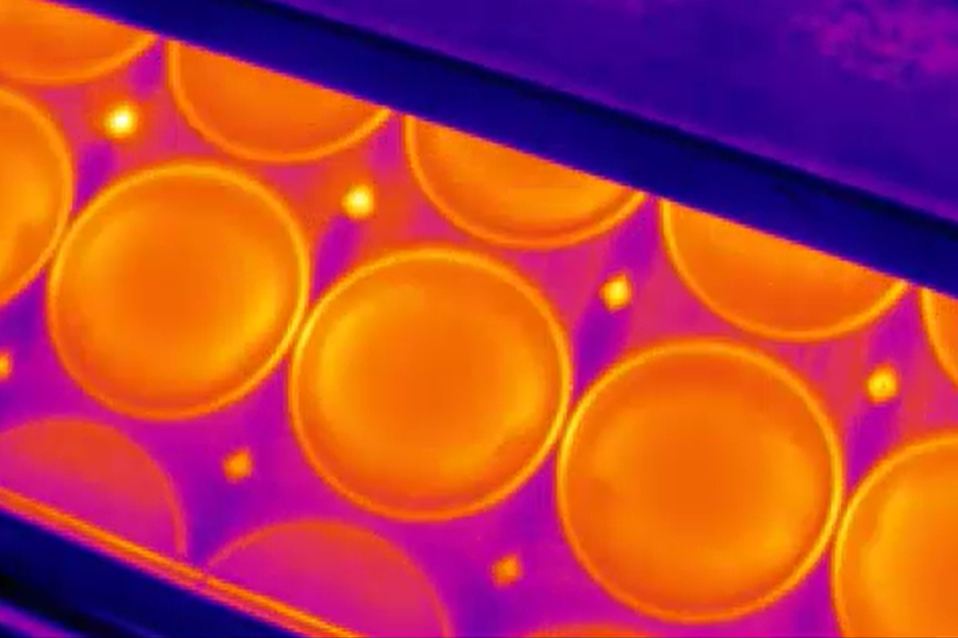
#> input picture Images/image1.png, 958 x 638 px, found by its file name
$ python test_per_image.py
#> lines starting #> are read from the running program, lines starting #| are printed output that depends on the picture
import cv2
import numpy as np
import matplotlib.pyplot as plt

# Load image
image = cv2.imread("images/image1.png")
#> image is the input picture: shape (638, 958, 3); mean B, G, R 64, 64.2, 182.5

height, width, channels = image.shape
#> height = 638; width = 958; channels = 3

# Determine the aspect ratio of the image
aspect_ratio = width / height
#> aspect_ratio = 1.5
new_width = 800
new_height = int(new_width / aspect_ratio)
#> new_height = 532
# The original input image is resized while maintaining aspect ratio so that
# parameters of Hough circles function are the same
image = cv2.resize(image, (new_width, new_height))
#> image: shape (532, 800, 3)

resized_image = image.copy()  # Make a copy for displaying the resized image
gray = cv2.cvtColor(image, cv2.COLOR_BGR2GRAY)
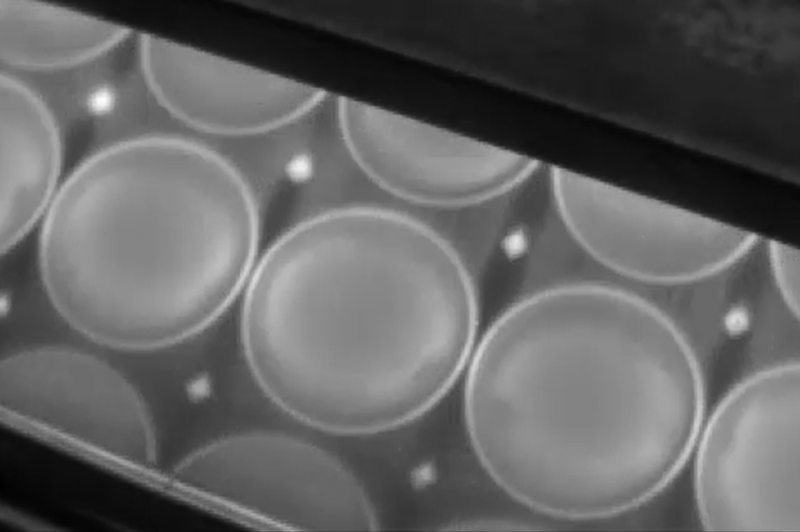
#> gray: shape (532, 800); min 1, max 253, mean 99.5

# Apply GaussianBlur to reduce noise and improve contour detection
blurred = cv2.GaussianBlur(gray, (5, 5), 0)

# Define a convolution kernel (filter)
kernel1 = np.array([[1, 2, 1],
                    [0, 0, 0],
                    [-1, -2, -1]])

# Apply convolution using the filter
convolved_image = cv2.filter2D(blurred, -1, kernel1)
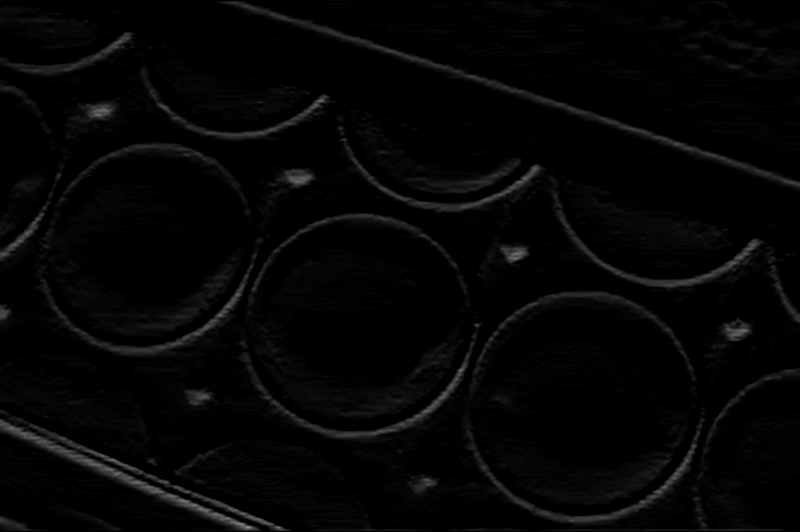
#> convolved_image: shape (532, 800); min 0, max 141, mean 4.9

new_convolved_height, new_convolved_width = convolved_image.shape
#> new_convolved_height = 532; new_convolved_width = 800
bottom_border = np.array([0, new_convolved_height, new_convolved_width, new_convolved_height ])
#> bottom_border = [0, 532, 800, 532]
left_border = np.array([0, 0, 0, new_convolved_height ])
#> left_border = [0, 0, 0, 532]
lines = []
lines.append(left_border)
lines.append(bottom_border)

linesP = cv2.HoughLinesP(convolved_image, 1, np.pi / 180, 50, 1, 400, 0)
#> linesP = [[215, 1, 697, 148]]


# Draw the hough lines and borders
if linesP is not None:
    leng = len(linesP)
#> leng = 1
    for i in range(0, len(linesP)):
        l = linesP[i][0]
        cv2.line(resized_image, (l[0], l[1]), (l[2], l[3]), (0,255,0), 5, cv2.LINE_AA)
        lines.append(l)
#> this loop made 1 pass
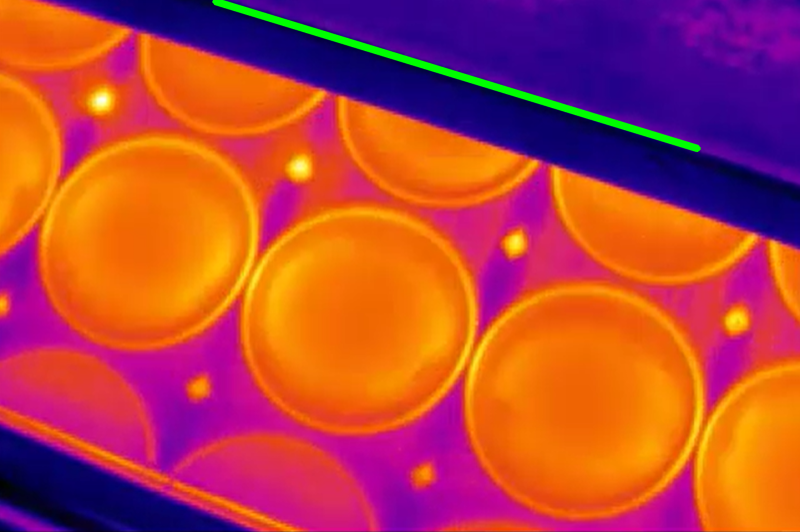
#> resized_image: shape (532, 800, 3); mean B, G, R 63.1, 66.3, 182.2
#> after the loop, lines = [[0, 0, 0, 532], [0, 532, 800, 532], [215, 1, 697, 148]]
cv2.line(resized_image, (bottom_border[0], bottom_border[1]), (bottom_border[2], bottom_border[3]), (0,255,0), 10, cv2.LINE_AA)
cv2.line(resized_image, (left_border[0], left_border[1]), (left_border[2], left_border[3]), (0,255,0), 10, cv2.LINE_AA)
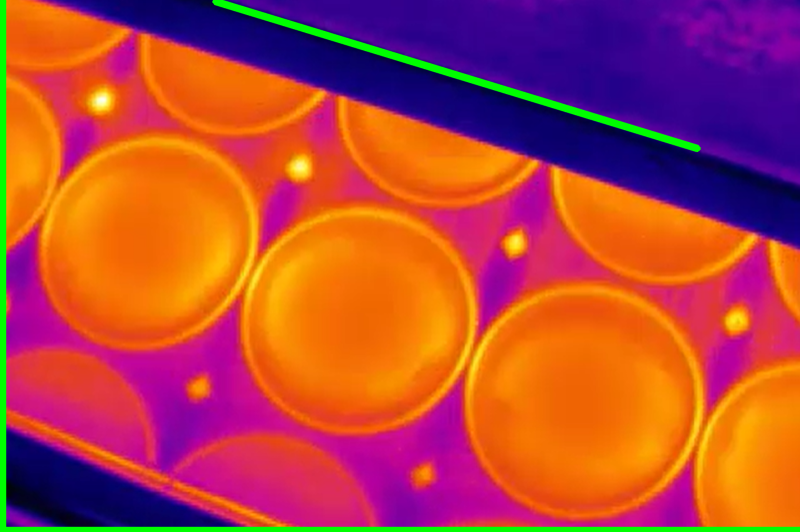
#> resized_image: shape (532, 800, 3); mean B, G, R 61.7, 70, 179.3


# Use HoughCircles to detect circles
circles = cv2.HoughCircles(
     blurred, cv2.HOUGH_GRADIENT, dp=1.0, minDist=200, param1=50, param2=45, minRadius=100, maxRadius=200
)
#> circles = [[583.5, 402.5, 118.1], [358.5, 325.5, 110.7], [144.5, 237.5, 113.8]]

if circles is not None:
    circles = np.uint16(np.around(circles))
#> circles = [[584, 402, 118], [358, 326, 111], [144, 238, 114]]
    for i in circles[0, :]:
        x = i[0]
        y = i[1]
        r = i[2]
        # [8 lines of commented-out code are left out]
        fontH=1
        fontT=1
        #perimeter_str= str(round(perimeter, 2))
        #area_str = str(round(area, 2))
        #radius_str = str(round(r, 2))
        myFont=cv2.FONT_HERSHEY_DUPLEX
        #cv2.putText(image, area_str, (x - 60,y), myFont, fontH, (0,255,255), fontT)
        #cv2.putText(image, perimeter_str, (x - 60,y-30), myFont, fontH, (0,255,255), fontT)

        filtered = True
        if lines is not None:
            for line in lines:
                x1 = line[0]
                y1 = line[1]
                x2 = line[2]
                y2 = line[3]

                # Calculate the distance between the circle center and the line
                distance = np.abs((x2 - x1) * (y1 - y) - (x1 - x) * (y2 - y1)) / np.sqrt((x2 - x1) ** 2 + (y2 - y1) ** 2)

                radius_str = str(round(r, 2))
                cv2.putText(image,"radius = " +  radius_str, (x - 90,y), myFont, fontH, (0,255,255), fontT)


                # Check if the distance is within a threshold w.r.t radius
                if distance - r < -10:
                    filtered = False
                    break
                else:
                    continue

        if filtered == True:
            # Draw the outer circle
            cv2.circle(image, (x, y), r, (255, 0, 0), 5)
            # Draw the center of the circle
            cv2.circle(image, (x, y), 2, (0, 0, 255), 3)
#> this loop made 3 passes
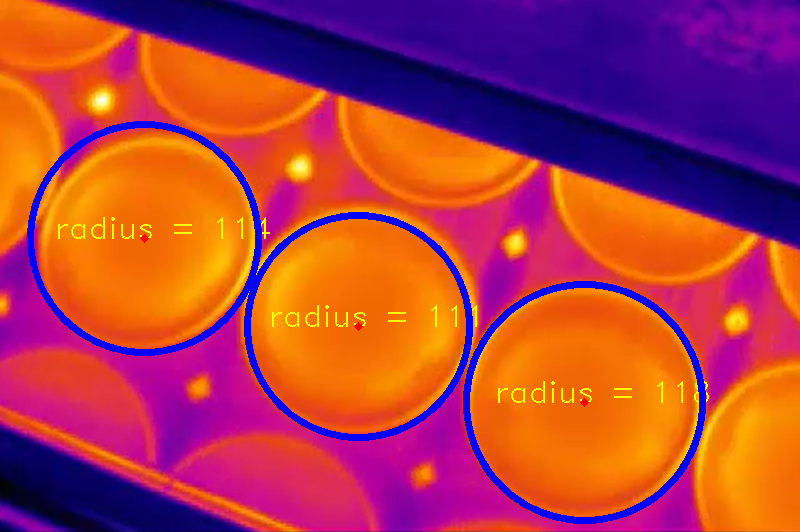
#> image: shape (532, 800, 3); mean B, G, R 71.5, 61.3, 174.3


# Display the resized, blurred, Sobel Y filtered and circle detection
plt.figure(figsize=(10, 7))

plt.subplot(1, 4, 1)
plt.imshow(resized_image, cmap='gray')
plt.title("Resized Image")


plt.subplot(1, 4, 2)
plt.imshow(blurred, cmap='gray')
plt.title("Blurred Image")

plt.subplot(1, 4,3)
plt.imshow(image, cmap='gray')
plt.title("Circle Detection")

plt.subplot(1, 4, 4)
plt.imshow(convolved_image, cmap='gray')
plt.title("Sobel Y filter")

plt.tight_layout()


plt.show()
#> figure, not shown here; B, G, R data is drawn as R, G, B


cv2.waitKey(0)
cv2.destroyAllWindows()

$ run again, with Images/image2.png copied over Images/image1.png
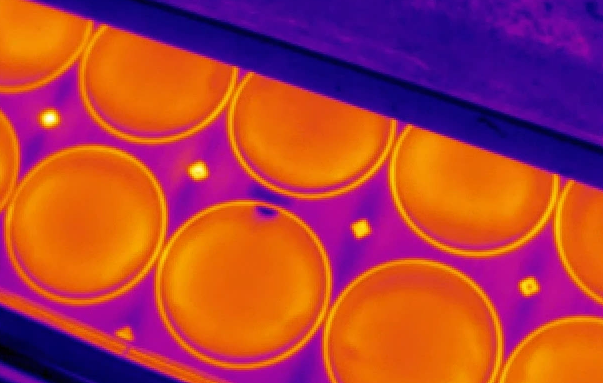
#> input picture Images/image2.png, 603 x 383 px, found by its file name
#> image is the input picture: shape (383, 603, 3); mean B, G, R 66.3, 61.4, 172.1
#> linesP = [[199, 1, 799, 196], [210, 1, 799, 192], [214, 1, 799, 191], [222, 1, 681, 150], [219, 1, 667, 146]]
#> leng = 5
#> the loop `for i in range(0, len(linesP)):` made 5 passes
#> after the loop `for i in range(0, len(linesP)):`:
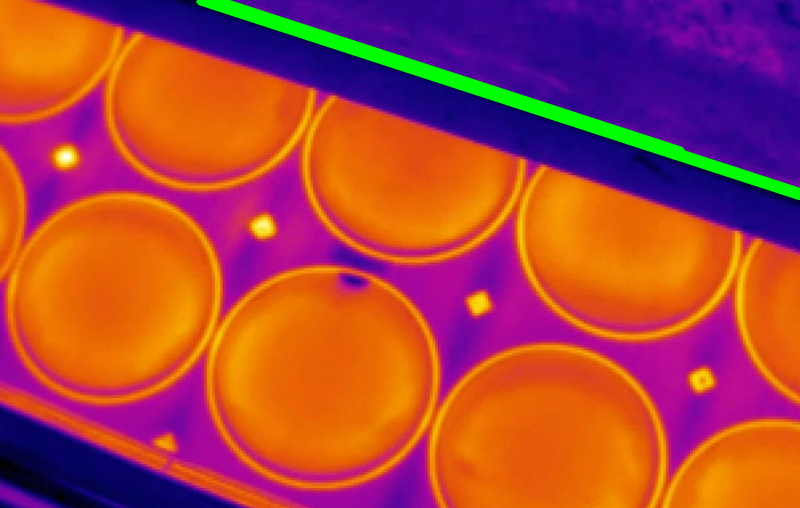
#> resized_image: shape (508, 800, 3); mean B, G, R 63.8, 66.8, 171.2
#> after the loop `for i in range(0, len(linesP)):`: lines = [[0, 0, 0, 508], [0, 508, 800, 508], [199, 1, 799, 196], [210, 1, 799, 192], [214, 1, 799, 191], [222, 1, 681, 150], [219, 1, 667, 146]]
#> `circles = cv2.HoughCircles( blurred, cv2.HOUGH_GRADIENT, dp=1.0, minDi..`: circles = [[324.5, 385.5, 120.1], [113.5, 297.5, 103], [543.5, 459.5, 115.3], [631.5, 223.5, 110], [411.5, 148.5, 108.6], [203.5, 77.5, 106.4]]
#> `circles = np.uint16(np.around(circles))`: circles = [[324, 386, 120], [114, 298, 103], [544, 460, 115], [632, 224, 110], [412, 148, 109], [204, 78, 106]]
#> the loop `for i in circles[0, :]:` made 6 passes
#> after the loop `for i in circles[0, :]:`:
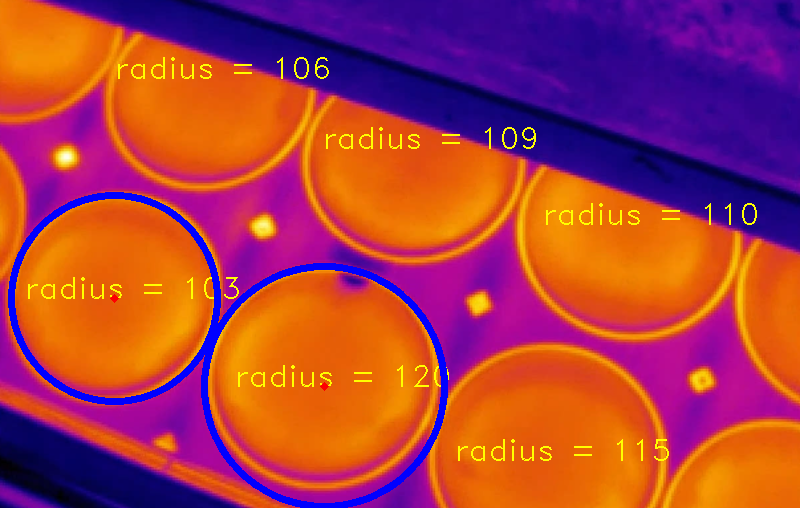
#> image: shape (508, 800, 3); mean B, G, R 70.5, 61.2, 167.5

$ run again, with Images/image3.png copied over Images/image1.png
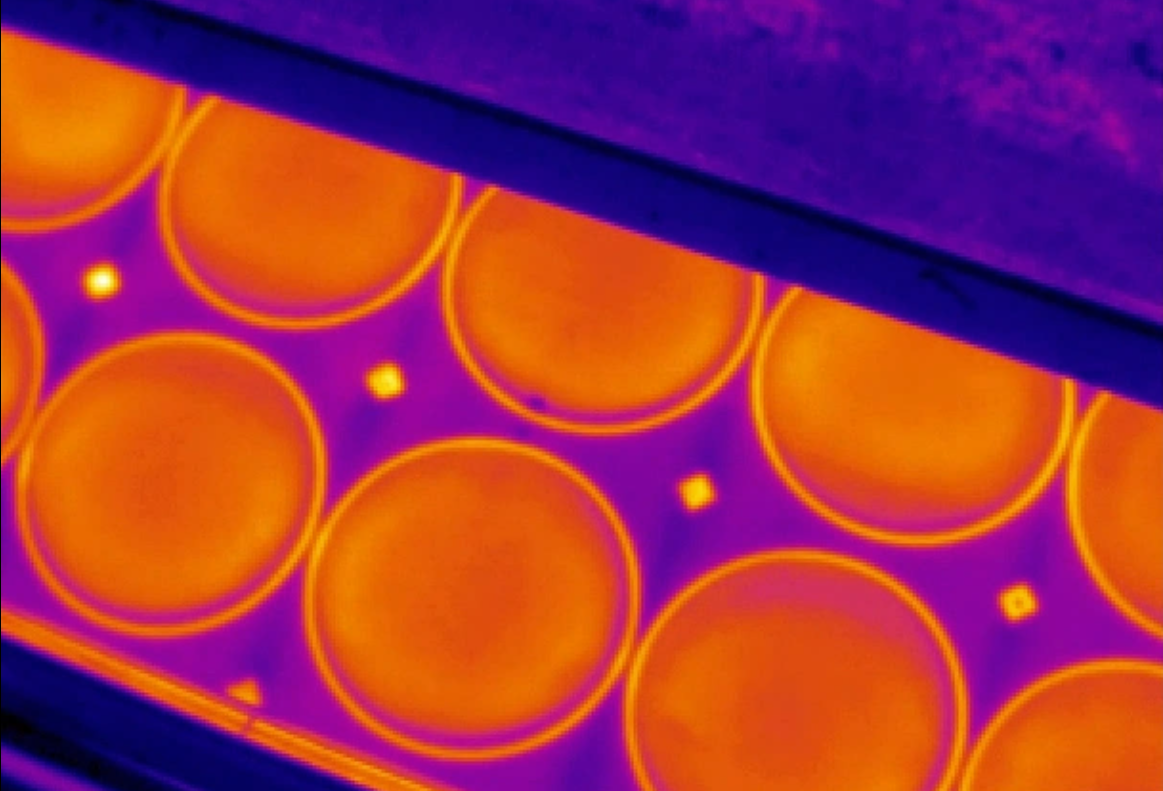
#> input picture Images/image3.png, 1163 x 791 px, found by its file name
#> image is the input picture: shape (791, 1163, 3); mean B, G, R 73, 51.4, 159.5
#> linesP = [[176, 25, 711, 189], [100, 1, 671, 175], [301, 65, 758, 205], [104, 1, 521, 128], [108, 1, 512, 124]]
#> leng = 5
#> the loop `for i in range(0, len(linesP)):` made 5 passes
#> after the loop `for i in range(0, len(linesP)):`:
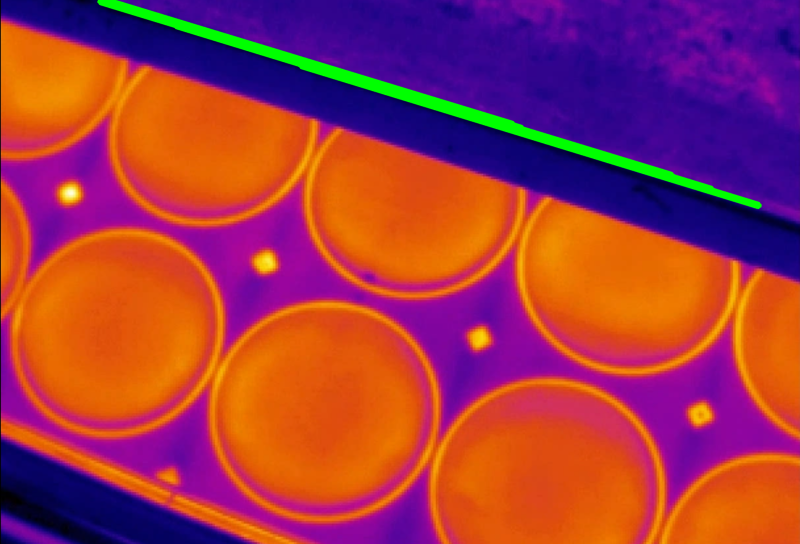
#> resized_image: shape (544, 800, 3); mean B, G, R 71.1, 55.6, 158.8
#> after the loop `for i in range(0, len(linesP)):`: lines = [[0, 0, 0, 544], [0, 544, 800, 544], [176, 25, 711, 189], [100, 1, 671, 175], [301, 65, 758, 205], [104, 1, 521, 128], [108, 1, 512, 124]]
#> `circles = cv2.HoughCircles( blurred, cv2.HOUGH_GRADIENT, dp=1.0, minDi..`: circles = [[547.5, 496.5, 119], [318.5, 412.5, 109.6], [630.5, 256.5, 117.8], [110.5, 326.5, 110.7], [413.5, 182.5, 115.7], [209.5, 116.5, 101.2]]
#> `circles = np.uint16(np.around(circles))`: circles = [[548, 496, 119], [318, 412, 110], [630, 256, 118], [110, 326, 111], [414, 182, 116], [210, 116, 101]]
#> the loop `for i in circles[0, :]:` made 6 passes
#> after the loop `for i in circles[0, :]:`:
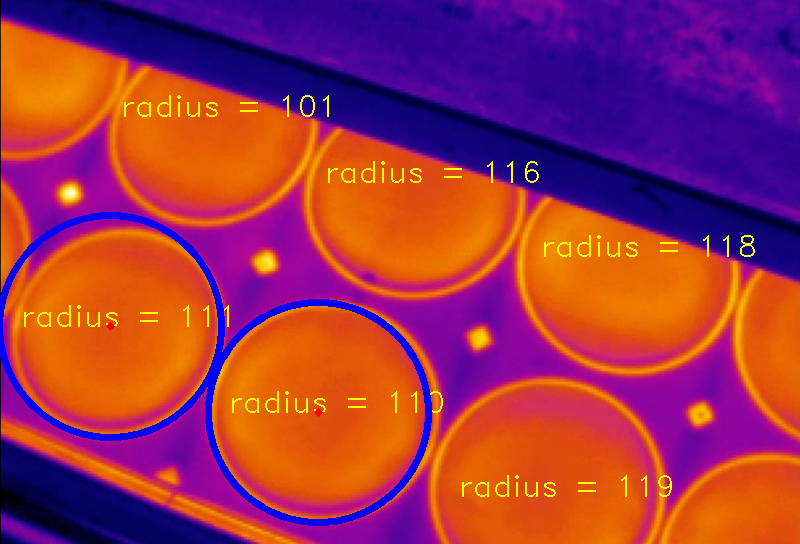
#> image: shape (544, 800, 3); mean B, G, R 76.7, 51.6, 155.5

$ run again, with Images/image4.png copied over Images/image1.png
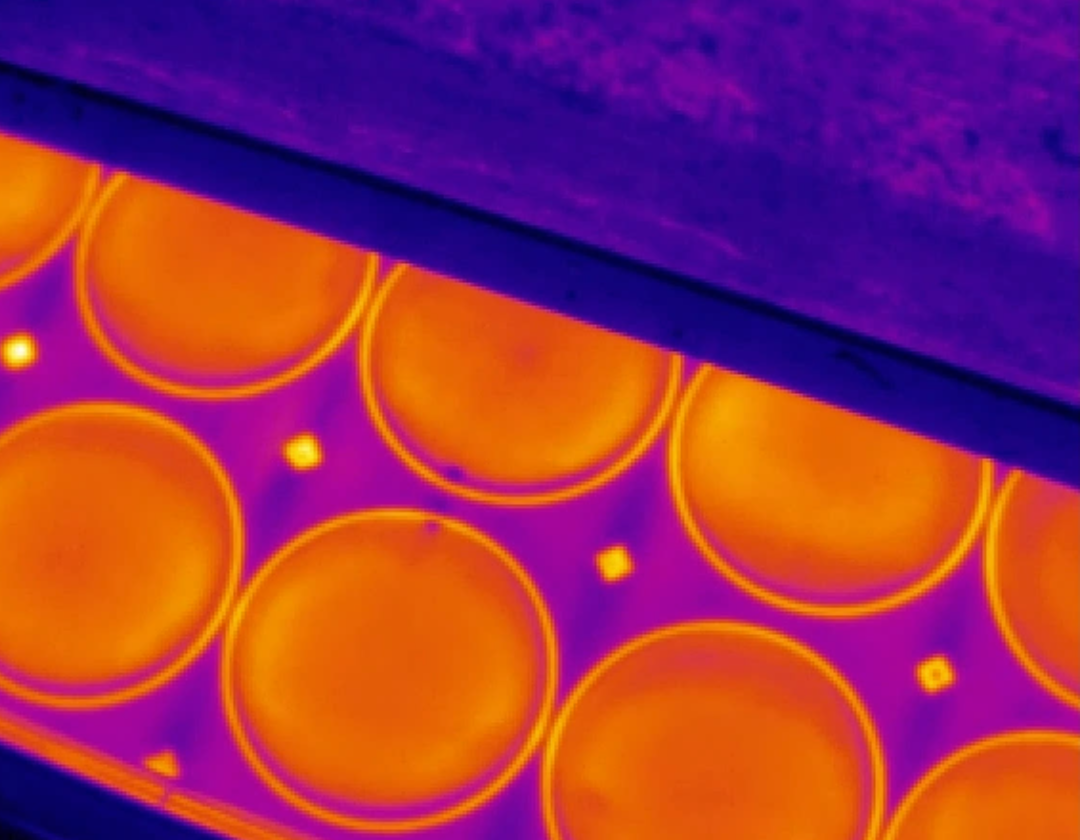
#> input picture Images/image4.png, 1080 x 840 px, found by its file name
#> image is the input picture: shape (840, 1080, 3); mean B, G, R 81.2, 48.6, 152.3
#> linesP = [[0, 41, 799, 300], [149, 84, 577, 223], [8, 42, 799, 299], [0, 43, 799, 302], [38, 50, 799, 297]]
#> leng = 5
#> the loop `for i in range(0, len(linesP)):` made 5 passes
#> after the loop `for i in range(0, len(linesP)):`:
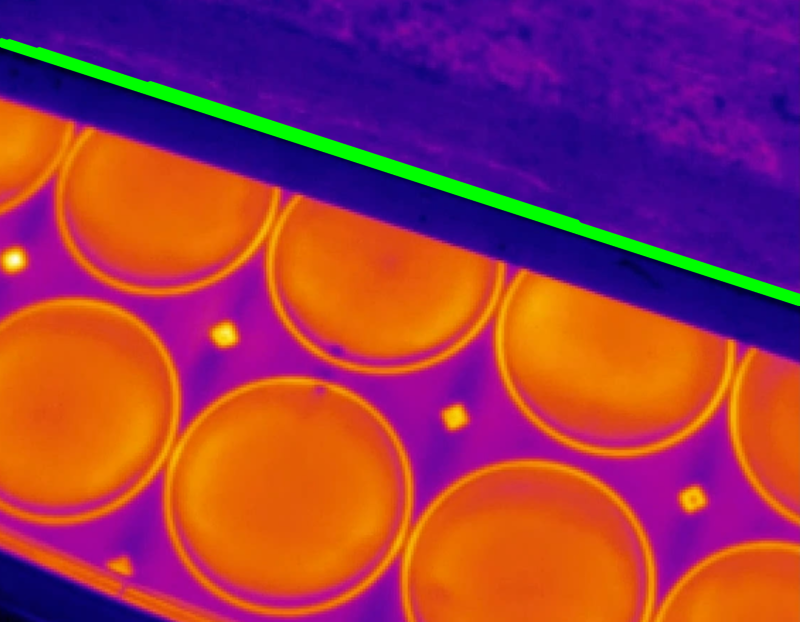
#> resized_image: shape (622, 800, 3); mean B, G, R 78.5, 54.1, 151.3
#> after the loop `for i in range(0, len(linesP)):`: lines = [[0, 0, 0, 622], [0, 622, 800, 622], [0, 41, 799, 300], [149, 84, 577, 223], [8, 42, 799, 299], [0, 43, 799, 302], [38, 50, 799, 297]]
#> `circles = cv2.HoughCircles( blurred, cv2.HOUGH_GRADIENT, dp=1.0, minDi..`: circles = [[286.5, 489.5, 126.2], [527.5, 587.5, 121.4], [617.5, 332.5, 116.8], [383.5, 249.5, 118], [58.5, 401.5, 113.7], [159.5, 169.5, 124.5]]
#> `circles = np.uint16(np.around(circles))`: circles = [[286, 490, 126], [528, 588, 121], [618, 332, 117], [384, 250, 118], [58, 402, 114], [160, 170, 124]]
#> the loop `for i in circles[0, :]:` made 6 passes
#> after the loop `for i in circles[0, :]:`:
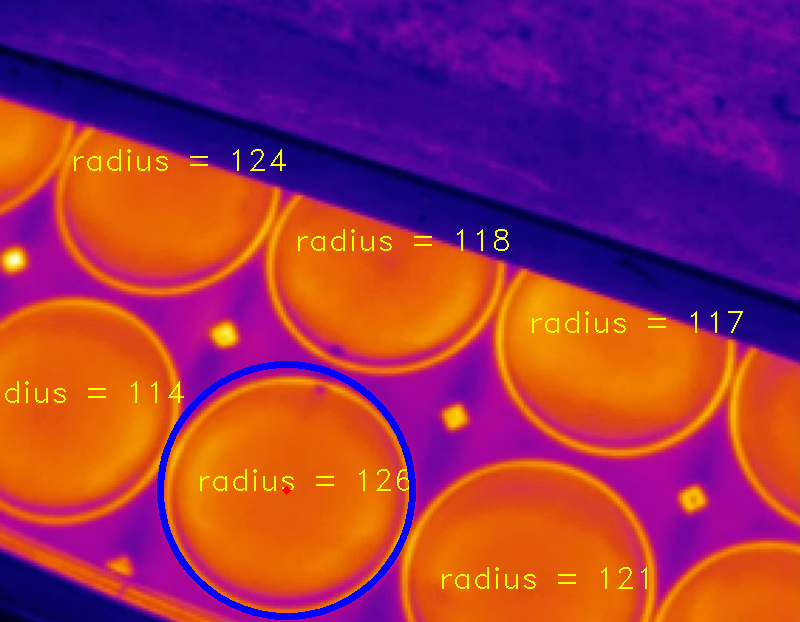
#> image: shape (622, 800, 3); mean B, G, R 82.7, 49.3, 150.5
